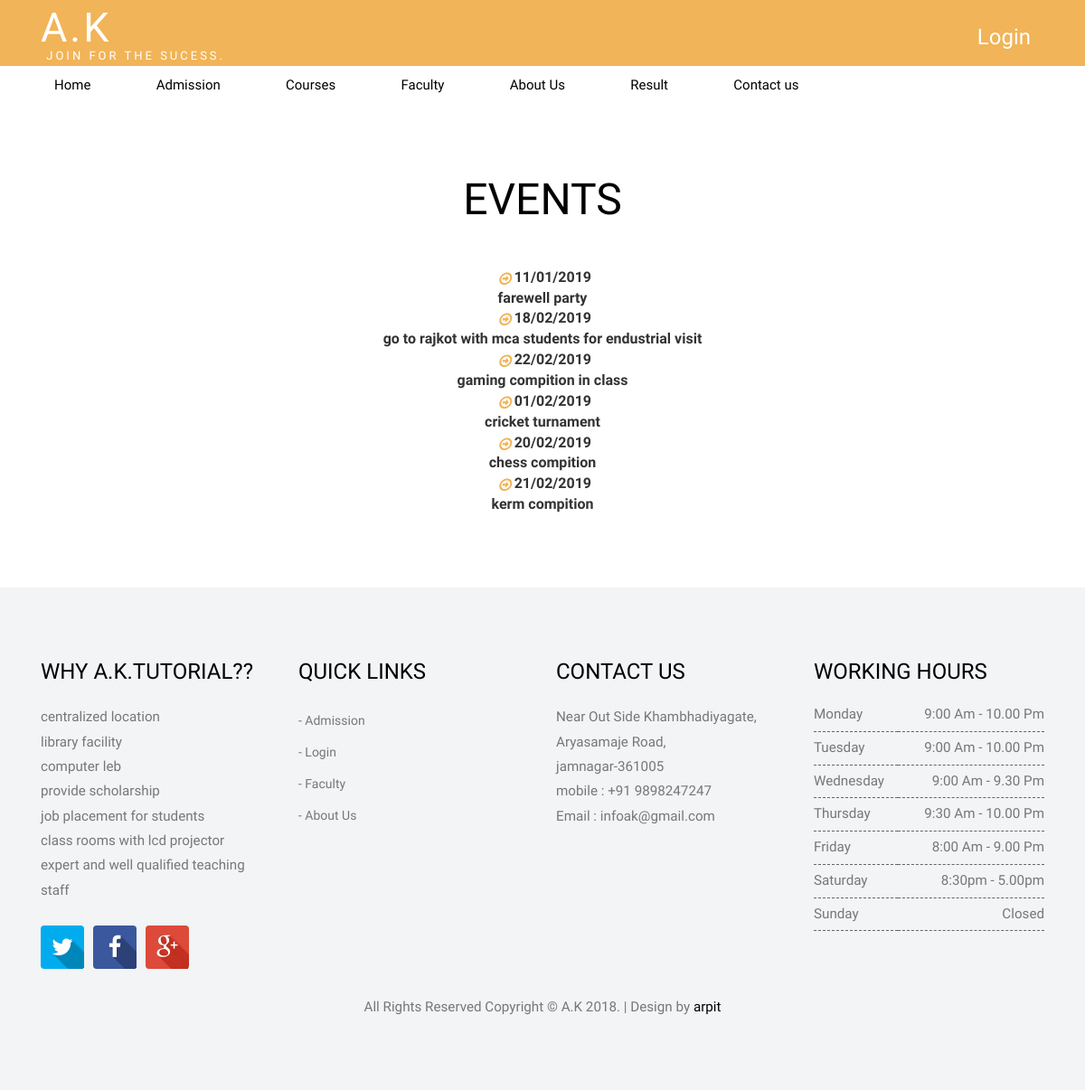
Screenshot of /events.php with the database file from the repository.
### tables this page shows
CREATE TABLE `events` (
  `id` int(5) NOT NULL,
  `date` varchar(50) NOT NULL,
  `event` varchar(100) NOT NULL
);

### events.php (the view, shortened to what this page needs)
<?php
include("header.php");
?>
<!DOCTYPE HTML>
<html>
    <head>
    </head>
<body>
<div class="bottom_content">
   	 <h3>EVENTS</h3>
      <div class="announce">
          <div class="section-content" align="center">
          <?php
          $s=mysql_query("select * from events");
          while($row = mysql_fetch_array($s))
          { ?>
                        <article>
                            <div>
                                <figure class="date"><b><i class="read-more"></i>&nbsp;<?php echo $row["date"]; ?> <br><?php echo $row["event"]; ?> </b></figure>
                            </div>
                        </article>
          <?php
          }?>
              </div>
                    </div>
        </div>
<?php
include("footer.php");
?>
    </body>
</html>

### css/style.css (style rules this page uses)
h4, h5, h6, h1, h2, h3 { margin-top: 0; }
html, body { font-family: 'PT Sans Narrow', sans-serif; font-size: 100%; background:#fff; }
.read-more:after { text-shadow: none; -webkit-font-smoothing: antialiased; font-family: 'fontawesome'; speak: none; font-weight: normal; font-variant: normal; line-height: 1; text-transform: none; -moz-transition: 0.4s; -o-transition: 0.4s; -webkit-transition: 0.4s; transition: 0.4s; color:#f1b458; content: "\f18e"; display: inline-block; font-size: 16px; margin-left: 5px; position: relative; top: 2px; }
.bottom_content { padding:5em 0; }
.bottom_content h3 { color:#000; font-size:3em; text-transform:uppercase; margin:0em 0 1em; text-align:center; position:relative; }
figure, figcaption, img, h2, p, i, .person-social { -webkit-transition: all .5s; transition: all .5s; }

### rows the page displays
events: date "11/01/2019", event "farewell party"
events: date "18/02/2019", event "go to rajkot with mca students for endustrial visit"
events: date "22/02/2019", event "gaming compition in class"
events: date "01/02/2019", event "cricket turnament"
events: date "20/02/2019", event "chess compition"
events: date "21/02/2019", event "kerm compition"
